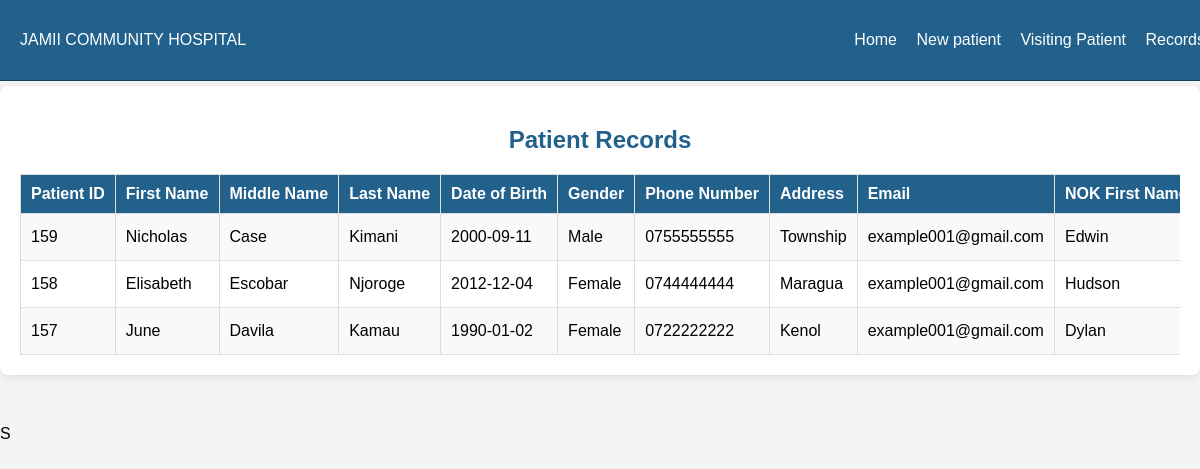
Page /view_patients.php on the committed database.
### tables this page shows
CREATE TABLE `patients` (
  `PatientID` int(11) NOT NULL,
  `FirstName` varchar(100) NOT NULL,
  `MiddleName` varchar(100) NOT NULL,
  `LastName` varchar(100) NOT NULL,
  `DateOfBirth` date NOT NULL,
  `Gender` enum('Male','Female','Other') NOT NULL,
  `PhoneNumber` varchar(15) NOT NULL,
  `Address` text NOT NULL,
  `Email` varchar(255) DEFAULT NULL,
  `NOKFname` varchar(100) NOT NULL,
  `NOKMname` varchar(100) NOT NULL,
  `NOKLname` varchar(100) NOT NULL,
  `Relationship` varchar(100) NOT NULL,
  `NOKContact` varchar(15) NOT NULL,
  `CreatedAt` timestamp NOT NULL DEFAULT current_timestamp()
);

### view_patients.php (the view, shortened to what this page needs)
<?php
$servername = "localhost";
$username = "root";
$password = "";
$dbname = "jamii-hms";
$conn = new mysqli($servername, $username, $password, $dbname);
$sql = "SELECT PatientID, FirstName, MiddleName, LastName, DateOfBirth, Gender, PhoneNumber,
               Address, Email, NOKFname, NOKMname, NOKLname, Relationship, NOKContact, CreatedAt
        FROM patients ORDER BY CreatedAt DESC";
$result = $conn->query($sql);
?>
<!DOCTYPE html>
<html lang="en">
<head>
</head>
<body>
      <div class="top-bar">
        <div>
            <span class="fw-bold">JAMII COMMUNITY HOSPITAL</span>
        </div>
        <div>
            <a href="reception.php">Home</a>
            <a href="patient_registration.php">New patient</a>
            <a href="patient_visit.php">Visiting Patient</a>
            <a href="registered_patients.php">Records</a>
        </div>
    </div> <br> <br>
    <div class="container">
        <h2>Patient Records</h2>
        <div class="table-container">
            <table>
                <tr>
                    <th>Patient ID</th>
                    <th>First Name</th>
                    <th>Middle Name</th>
                    <th>Last Name</th>
                    <th>Date of Birth</th>
                    <th>Gender</th>
                    <th>Phone Number</th>
                    <th>Address</th>
                    <th>Email</th>
                    <th>NOK First Name</th>
                </tr>
                <?php
                if ($result->num_rows > 0) {
                    while ($row = $result->fetch_assoc()) {
                        echo "<tr>
                                <td>{$row['PatientID']}</td>
                                <td>{$row['FirstName']}</td>
                                <td>{$row['MiddleName']}</td>
                                <td>{$row['LastName']}</td>
                                <td>{$row['DateOfBirth']}</td>
                                <td>{$row['Gender']}</td>
                                <td>{$row['PhoneNumber']}</td>
                                <td>{$row['Address']}</td>
                                <td>{$row['Email']}</td>
                                <td>{$row['NOKFname']}</td>
                                <td>{$row['NOKMname']}</td>
                                <td>{$row['NOKLname']}</td>
                                <td>{$row['Relationship']}</td>
                                <td>{$row['NOKContact']}</td>
                                <td>{$row['CreatedAt']}</td>
                                <td>
                                    <button class='btn btn-edit' onclick='editPatient({$row['PatientID']})'>Edit</button>
                                    <button class='btn btn-delete' onclick='confirmDelete({$row['PatientID']})'>Delete</button>
                                </td>
                              </tr>";
                    }
                } else {
                    echo "<tr><td colspan='16' style='text-align:center;'>No patients found</td></tr>";
                }
                ?>
            </table>
        </div>
    </div>
</body>S
</html>

### view_patients.php (style rules this page uses)
body { font-family: Arial, sans-serif; background-color: #f4f4f4; margin: 0; padding: 0; }
.top-bar { background-color: #21618c; color: white; padding: 10px 20px; display: flex; justify-content: space-between; align-items: center; position: fixed; width: 100%; top: 0; left: 0; height: 60px; border-bottom: 1px solid #154360; z-index: 1000; }
.top-bar a { color: white; text-decoration: none; margin-right: 15px; }
.container { max-width: 1200px; margin: 50px auto; background-color: white; padding: 20px; border-radius: 8px; box-shadow: 0 2px 10px rgba(0, 0, 0, 0.1); }
h2 { text-align: center; color: #21618c; }
.table-container { width: 100%; overflow-x: auto; white-space: nowrap; margin-top: 20px; }
table { width: 100%; border-collapse: collapse; }
th, td { padding: 10px; text-align: left; border: 1px solid #ddd; }
th { background-color: #21618c; color: white; }
tr:nth-child(even) { background-color: #f9f9f9; }

### rows in the picture
patients: PatientID "159", FirstName "Nicholas", MiddleName "Case", LastName "Kimani", DateOfBirth "2000-09-11", Gender "Male", PhoneNumber "0755555555", Address "Township", Email "example001@gmail.com", NOKFname "Edwin"
patients: PatientID "158", FirstName "Elisabeth", MiddleName "Escobar", LastName "Njoroge", DateOfBirth "2012-12-04", Gender "Female", PhoneNumber "0744444444", Address "Maragua", Email "example001@gmail.com", NOKFname "Hudson"
patients: PatientID "157", FirstName "June", MiddleName "Davila", LastName "Kamau", DateOfBirth "1990-01-02", Gender "Female", PhoneNumber "0722222222", Address "Kenol", Email "example001@gmail.com", NOKFname "Dylan"
